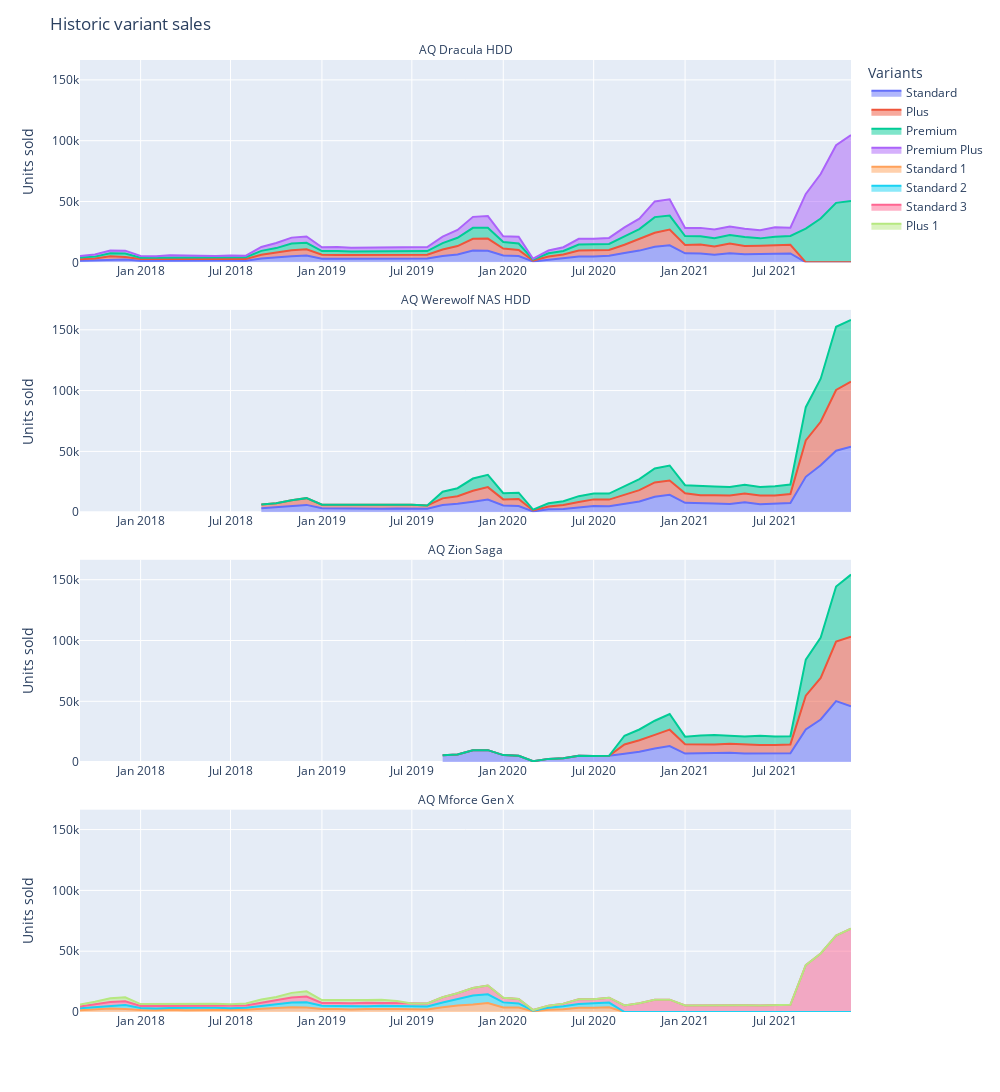

Notebook code cell kept with this figure:
### Markdown cell above
The products with no variants were:
- AQ Zion Saga for it's first year in the market. After that more variants were introduced.
- AQ Mforce Gen X after a few years. It makes sense to simplify the offer on an ageing graphic card.

### Code cell
# Dataframe for the chart
variant_sales_df = pd.read_sql("SELECT display_name, variant, date, variant_sales FROM monthly_sales_full", con)


# Build a stacked area chart with the monthly sales per product.

fig = px.area(data_frame=variant_sales_df,
             x='date',
             y='variant_sales',
             facet_col='display_name',
             facet_col_wrap=1,
             color='variant',
             facet_row_spacing=0.05,
             width=1000,
             height=1200,
             )

# Set labels
fig.update_xaxes(title='')
fig.update_yaxes(title='Units sold')

# remove the 'display_name=' part of the label
fig.for_each_annotation(lambda a: a.update(text = a.text.split('=')[1]))

# Show x-axis tick labels on all facets
for axis in fig.layout:
    if axis.startswith('xaxis'):
        fig.layout[axis]['showticklabels'] = True

fig.update_layout(
    title='Historic variant sales',
    legend_title_text='Variants'
)

fig.show()

### Figure 1 — Plotly figure (JSON) as saved in the notebook; plotly's stock layout.template omitted (floating-point values rounded to 4 significant figures)
{"data": [{"fillpattern": {"shape": ""}, "hovertemplate": "variant=Standard<br>display_name=AQ Dracula HDD<br>date=%{x}<br>variant_sales=%{y}<extra></extra>", "legendgroup": "Standard", "line": {"color": "#636efa"}, "marker": {"symbol": "circle"}, "mode": "lines", "name": "Standard", "orientation": "v", "showlegend": true, "stackgroup": "1", "type": "scatter", "x": ["2017-09-01", "2017-10-01", "2017-11-01", "2017-12-01", "2018-01-01", "2018-02-01", "2018-03-01", "2018-04-01", "2018-05-01", "2018-06-01", "2018-07-01", "2018-08-01", "2018-09-01", "2018-10-01", "2018-11-01", "2018-12-01", "2019-01-01", "2019-02-01", "2019-03-01", "2019-04-01", "2019-05-01", "2019-06-01", "2019-07-01", "2019-08-01", "2019-09-01", "2019-10-01", "2019-11-01", "2019-12-01", "2020-01-01", "2020-02-01", "2020-03-01", "2020-04-01", "2020-05-01", "2020-06-01", "2020-07-01", "2020-08-01", "2020-09-01", "2020-10-01", "2020-11-01", "2020-12-01", "2021-01-01", "2021-02-01", "2021-03-01", "2021-04-01", "2021-05-01", "2021-06-01", "2021-07-01", "2021-08-01"], "xaxis": "x4", "y": [1308, 1631, 2435, 2342, 1207, 1353, 1535, 1361, 1297, 1412, 1448, 1335, 3070, 4094, 4876, 5554, 2952, 2948, 2923, 3008, 2730, 3085, 3163, 3205, 5169, 6508, 9735, 9530, 5552, 5107, 750, 2276, 3235, 4685, 4760, 5324, 7569, 9611, 12826, 13943, 7400, 7214, 6199, 7428, 6722, 6753, 7083, 7291], "yaxis": "y4"}, {"fillpattern": {"shape": ""}, "hovertemplate": "variant=Standard<br>display_name=AQ Werewolf NAS HDD<br>date=%{x}<br>variant_sales=%{y}<extra></extra>", "legendgroup": "Standard", "line": {"color": "#636efa"}, "marker": {"symbol": "circle"}, "mode": "lines", "name": "Standard", "orientation": "v", "showlegend": false, "stackgroup": "1", "type": "scatter", "x": ["2018-09-01", "2018-10-01", "2018-11-01", "2018-12-01", "2019-01-01", "2019-02-01", "2019-03-01", "2019-04-01", "2019-05-01", "2019-06-01", "2019-07-01", "2019-08-01", "2019-09-01", "2019-10-01", "2019-11-01", "2019-12-01", "2020-01-01", "2020-02-01", "2020-03-01", "2020-04-01", "2020-05-01", "2020-06-01", "2020-07-01", "2020-08-01", "2020-09-01", "2020-10-01", "2020-11-01", "2020-12-01", "2021-01-01", "2021-02-01", "2021-03-01", "2021-04-01", "2021-05-01", "2021-06-01", "2021-07-01", "2021-08-01", "2021-09-01", "2021-10-01", "2021-11-01", "2021-12-01"], "xaxis": "x3", "y": [3334, 4082, 5248, 6014, 3224, 3106, 2834, 3299, 2903, 3120, 2954, 2814, 5923, 6870, 8566, 10471, 5481, 5064, 691, 2404, 2732, 4126, 5162, 4974, 7171, 8860, 12663, 14246, 7708, 7135, 7060, 6729, 8237, 6614, 6792, 7584, 29093, 38526, 50520, 53861], "yaxis": "y3"}, {"fillpattern": {"shape": ""}, "hovertemplate": "variant=Standard<br>display_name=AQ Zion Saga<br>date=%{x}<br>variant_sales=%{y}<extra></extra>", "legendgroup": "Standard", "line": {"color": "#636efa"}, "marker": {"symbol": "circle"}, "mode": "lines", "name": "Standard", "orientation": "v", "showlegend": false, "stackgroup": "1", "type": "scatter", "x": ["2019-09-01", "2019-10-01", "2019-11-01", "2019-12-01", "2020-01-01", "2020-02-01", "2020-03-01", "2020-04-01", "2020-05-01", "2020-06-01", "2020-07-01", "2020-08-01", "2020-09-01", "2020-10-01", "2020-11-01", "2020-12-01", "2021-01-01", "2021-02-01", "2021-03-01", "2021-04-01", "2021-05-01", "2021-06-01", "2021-07-01", "2021-08-01", "2021-09-01", "2021-10-01", "2021-11-01", "2021-12-01"], "xaxis": "x2", "y": [5534, 6287, 9783, 9838, 5756, 5241, 742, 2647, 3247, 5235, 5024, 5168, 6951, 8446, 11138, 13228, 7046, 7197, 7679, 7622, 7019, 7062, 6574, 7198, 26856, 35057, 50121, 45872], "yaxis": "y2"}, {"fillpattern": {"shape": ""}, "hovertemplate": "variant=Plus<br>display_name=AQ Dracula HDD<br>date=%{x}<br>variant_sales=%{y}<extra></extra>", "legendgroup": "Plus", "line": {"color": "#EF553B"}, "marker": {"symbol": "circle"}, "mode": "lines", "name": "Plus", "orientation": "v", "showlegend": true, "stackgroup": "1", "type": "scatter", "x": ["2017-09-01", "2017-10-01", "2017-11-01", "2017-12-01", "2018-01-01", "2018-02-01", "2018-03-01", "2018-04-01", "2018-05-01", "2018-06-01", "2018-07-01", "2018-08-01", "2018-09-01", "2018-10-01", "2018-11-01", "2018-12-01", "2019-01-01", "2019-02-01", "2019-03-01", "2019-04-01", "2019-05-01", "2019-06-01", "2019-07-01", "2019-08-01", "2019-09-01", "2019-10-01", "2019-11-01", "2019-12-01", "2020-01-01", "2020-02-01", "2020-03-01", "2020-04-01", "2020-05-01", "2020-06-01", "2020-07-01", "2020-08-01", "2020-09-01", "2020-10-01", "2020-11-01", "2020-12-01", "2021-01-01", "2021-02-01", "2021-03-01", "2021-04-01", "2021-05-01", "2021-06-01", "2021-07-01", "2021-08-01"], "xaxis": "x4", "y": [1171, 1577, 2443, 1960, 1491, 1320, 1327, 1246, 1281, 1467, 1329, 1341, 3184, 3740, 5108, 5227, 3228, 3041, 3121, 2981, 3123, 3122, 3012, 3058, 5400, 6861, 9642, 9992, 5747, 5037, 673, 2426, 3158, 5034, 5079, 4853, 6867, 9656, 11464, 12998, 6873, 7391, 6889, 8031, 6737, 6927, 7168, 7123], "yaxis": "y4"}, {"fillpattern": {"shape": ""}, "hovertemplate": "variant=Plus<br>display_name=AQ Werewolf NAS HDD<br>date=%{x}<br>variant_sales=%{y}<extra></extra>", "legendgroup": "Plus", "line": {"color": "#EF553B"}, "marker": {"symbol": "circle"}, "mode": "lines", "name": "Plus", "orientation": "v", "showlegend": false, "stackgroup": "1", "type": "scatter", "x": ["2018-09-01", "2018-10-01", "2018-11-01", "2018-12-01", "2019-01-01", "2019-02-01", "2019-03-01", "2019-04-01", "2019-05-01", "2019-06-01", "2019-07-01", "2019-08-01", "2019-09-01", "2019-10-01", "2019-11-01", "2019-12-01", "2020-01-01", "2020-02-01", "2020-03-01", "2020-04-01", "2020-05-01", "2020-06-01", "2020-07-01", "2020-08-01", "2020-09-01", "2020-10-01", "2020-11-01", "2020-12-01", "2021-01-01", "2021-02-01", "2021-03-01", "2021-04-01", "2021-05-01", "2021-06-01", "2021-07-01", "2021-08-01", "2021-09-01", "2021-10-01", "2021-11-01", "2021-12-01"], "xaxis": "x3", "y": [3015, 3364, 4638, 5550, 2881, 3095, 3052, 2911, 3336, 3294, 3263, 2675, 5468, 6295, 9109, 10132, 5065, 5749, 714, 2249, 3120, 4178, 5376, 5372, 7112, 9244, 11828, 11787, 7791, 6786, 6947, 7039, 7215, 7030, 6923, 7389, 29888, 35850, 49983, 53435], "yaxis": "y3"}, {"fillpattern": {"shape": ""}, "hovertemplate": "variant=Plus<br>display_name=AQ Zion Saga<br>date=%{x}<br>variant_sales=%{y}<extra></extra>", "legendgroup": "Plus", "line": {"color": "#EF553B"}, "marker": {"symbol": "circle"}, "mode": "lines", "name": "Plus", "orientation": "v", "showlegend": false, "stackgroup": "1", "type": "scatter", "x": ["2020-09-01", "2020-10-01", "2020-11-01", "2020-12-01", "2021-01-01", "2021-02-01", "2021-03-01", "2021-04-01", "2021-05-01", "2021-06-01", "2021-07-01", "2021-08-01", "2021-09-01", "2021-10-01", "2021-11-01", "2021-12-01"], "xaxis": "x2", "y": [7507, 9534, 11215, 13455, 7688, 7206, 6805, 7488, 7307, 6999, 7414, 7337, 27723, 34167, 48936, 57301], "yaxis": "y2"}, {"fillpattern": {"shape": ""}, "hovertemplate": "variant=Premium<br>display_name=AQ Dracula HDD<br>date=%{x}<br>variant_sales=%{y}<extra></extra>", "legendgroup": "Premium", "line": {"color": "#00cc96"}, "marker": {"symbol": "circle"}, "mode": "lines", "name": "Premium", "orientation": "v", "showlegend": true, "stackgroup": "1", "type": "scatter", "x": ["2017-09-01", "2017-10-01", "2017-11-01", "2017-12-01", "2018-01-01", "2018-02-01", "2018-03-01", "2018-04-01", "2018-05-01", "2018-06-01", "2018-07-01", "2018-08-01", "2018-09-01", "2018-10-01", "2018-11-01", "2018-12-01", "2019-01-01", "2019-02-01", "2019-03-01", "2019-04-01", "2019-05-01", "2019-06-01", "2019-07-01", "2019-08-01", "2019-09-01", "2019-10-01", "2019-11-01", "2019-12-01", "2020-01-01", "2020-02-01", "2020-03-01", "2020-04-01", "2020-05-01", "2020-06-01", "2020-07-01", "2020-08-01", "2020-09-01", "2020-10-01", "2020-11-01", "2020-12-01", "2021-01-01", "2021-02-01", "2021-03-01", "2021-04-01", "2021-05-01", "2021-06-01", "2021-07-01", "2021-08-01", "2021-09-01", "2021-10-01", "2021-11-01", "2021-12-01"], "xaxis": "x4", "y": [1388, 1453, 2489, 2894, 1142, 1143, 1386, 1426, 1432, 1092, 1428, 1481, 3145, 3851, 5465, 5226, 3073, 3391, 2818, 3054, 3217, 2892, 3085, 2974, 5244, 6835, 8944, 8852, 5450, 5336, 783, 2673, 2923, 4824, 4950, 4934, 6938, 8054, 12863, 11491, 7287, 6785, 6636, 7044, 7332, 6002, 6745, 7304, 27681, 35984, 48859, 50448], "yaxis": "y4"}, {"fillpattern": {"shape": ""}, "hovertemplate": "variant=Premium<br>display_name=AQ Werewolf NAS HDD<br>date=%{x}<br>variant_sales=%{y}<extra></extra>", "legendgroup": "Premium", "line": {"color": "#00cc96"}, "marker": {"symbol": "circle"}, "mode": "lines", "name": "Premium", "orientation": "v", "showlegend": false, "stackgroup": "1", "type": "scatter", "x": ["2019-09-01", "2019-10-01", "2019-11-01", "2019-12-01", "2020-01-01", "2020-02-01", "2020-03-01", "2020-04-01", "2020-05-01", "2020-06-01", "2020-07-01", "2020-08-01", "2020-09-01", "2020-10-01", "2020-11-01", "2020-12-01", "2021-01-01", "2021-02-01", "2021-03-01", "2021-04-01", "2021-05-01", "2021-06-01", "2021-07-01", "2021-08-01", "2021-09-01", "2021-10-01", "2021-11-01", "2021-12-01"], "xaxis": "x3", "y": [5457, 6551, 10005, 10096, 5045, 5227, 746, 2726, 3121, 4878, 4842, 4986, 6933, 9124, 11471, 12373, 6743, 7472, 7145, 6974, 7145, 7084, 7576, 7775, 27388, 35391, 51993, 50744], "yaxis": "y3"}, {"fillpattern": {"shape": ""}, "hovertemplate": "variant=Premium<br>display_name=AQ Zion Saga<br>date=%{x}<br>variant_sales=%{y}<extra></extra>", "legendgroup": "Premium", "line": {"color": "#00cc96"}, "marker": {"symbol": "circle"}, "mode": "lines", "name": "Premium", "orientation": "v", "showlegend": false, "stackgroup": "1", "type": "scatter", "x": ["2020-09-01", "2020-10-01", "2020-11-01", "2020-12-01", "2021-01-01", "2021-02-01", "2021-03-01", "2021-04-01", "2021-05-01", "2021-06-01", "2021-07-01", "2021-08-01", "2021-09-01", "2021-10-01", "2021-11-01", "2021-12-01"], "xaxis": "x2", "y": [7202, 8838, 11678, 12883, 6172, 7538, 7732, 6567, 6661, 7594, 7092, 6734, 29667, 33167, 45287, 51002], "yaxis": "y2"}, {"fillpattern": {"shape": ""}, "hovertemplate": "variant=Premium Plus<br>display_name=AQ Dracula HDD<br>date=%{x}<br>variant_sales=%{y}<extra></extra>", "legendgroup": "Premium Plus", "line": {"color": "#ab63fa"}, "marker": {"symbol": "circle"}, "mode": "lines", "name": "Premium Plus", "orientation": "v", "showlegend": true, "stackgroup": "1", "type": "scatter", "x": ["2017-09-01", "2017-10-01", "2017-11-01", "2017-12-01", "2018-01-01", "2018-02-01", "2018-03-01", "2018-04-01", "2018-05-01", "2018-06-01", "2018-07-01", "2018-08-01", "2018-09-01", "2018-10-01", "2018-11-01", "2018-12-01", "2019-01-01", "2019-02-01", "2019-03-01", "2019-04-01", "2019-05-01", "2019-06-01", "2019-07-01", "2019-08-01", "2019-09-01", "2019-10-01", "2019-11-01", "2019-12-01", "2020-01-01", "2020-02-01", "2020-03-01", "2020-04-01", "2020-05-01", "2020-06-01", "2020-07-01", "2020-08-01", "2020-09-01", "2020-10-01", "2020-11-01", "2020-12-01", "2021-01-01", "2021-02-01", "2021-03-01", "2021-04-01", "2021-05-01", "2021-06-01", "2021-07-01", "2021-08-01", "2021-09-01", "2021-10-01", "2021-11-01", "2021-12-01"], "xaxis": "x4", "y": [1370, 1811, 2275, 2376, 1383, 1240, 1590, 1557, 1102, 1283, 1305, 1242, 3183, 4178, 4846, 5283, 3089, 3235, 3085, 3051, 3055, 3076, 2968, 3359, 5244, 6388, 9047, 9633, 4638, 5533, 772, 2275, 3083, 4782, 4636, 4930, 7320, 8612, 12903, 13379, 6601, 6915, 7171, 6972, 6859, 6730, 7749, 6720, 28543, 36631, 47383, 54178], "yaxis": "y4"}, {"fillpattern": {"shape": ""}, "hovertemplate": "variant=Standard 1<br>display_name=AQ Mforce Gen X<br>date=%{x}<br>variant_sales=%{y}<extra></extra>", "legendgroup": "Standard 1", "line": {"color": "#FFA15A"}, "marker": {"symbol": "circle"}, "mode": "lines", "name": "Standard 1", "orientation": "v", "showlegend": true, "stackgroup": "1", "type": "scatter", "x": ["2017-09-01", "2017-10-01", "2017-11-01", "2017-12-01", "2018-01-01", "2018-02-01", "2018-03-01", "2018-04-01", "2018-05-01", "2018-06-01", "2018-07-01", "2018-08-01", "2018-09-01", "2018-10-01", "2018-11-01", "2018-12-01", "2019-01-01", "2019-02-01", "2019-03-01", "2019-04-01", "2019-05-01", "2019-06-01", "2019-07-01", "2019-08-01", "2019-09-01", "2019-10-01", "2019-11-01", "2019-12-01", "2020-01-01", "2020-02-01", "2020-03-01", "2020-04-01", "2020-05-01", "2020-06-01", "2020-07-01", "2020-08-01"], "xaxis": "x", "y": [1460, 2041, 2873, 2563, 1614, 1348, 1819, 1529, 1577, 1773, 1479, 1766, 2574, 3177, 3908, 3729, 2549, 2492, 2155, 2430, 2637, 2486, 2178, 2138, 3823, 5418, 6156, 7419, 3679, 3660, 579, 1889, 2251, 3483, 3534, 3867], "yaxis": "y"}, {"fillpattern": {"shape": ""}, "hovertemplate": "variant=Standard 2<br>display_name=AQ Mforce Gen X<br>date=%{x}<br>variant_sales=%{y}<extra></extra>", "legendgroup": "Standard 2", "line": {"color": "#19d3f3"}, "marker": {"symbol": "circle"}, "mode": "lines", "name": "Standard 2", "orientation": "v", "showlegend": true, "stackgroup": "1", "type": "scatter", "x": ["2017-09-01", "2017-10-01", "2017-11-01", "2017-12-01", "2018-01-01", "2018-02-01", "2018-03-01", "2018-04-01", "2018-05-01", "2018-06-01", "2018-07-01", "2018-08-01", "2018-09-01", "2018-10-01", "2018-11-01", "2018-12-01", "2019-01-01", "2019-02-01", "2019-03-01", "2019-04-01", "2019-05-01", "2019-06-01", "2019-07-01", "2019-08-01", "2019-09-01", "2019-10-01", "2019-11-01", "2019-12-01", "2020-01-01", "2020-02-01", "2020-03-01", "2020-04-01", "2020-05-01", "2020-06-01", "2020-07-01", "2020-08-01"], "xaxis": "x", "y": [1669, 1971, 2204, 3122, 1768, 1581, 1547, 1620, 1836, 1648, 1623, 1726, 2489, 2970, 3809, 4249, 2593, 2415, 2417, 2313, 2400, 2407, 2472, 2346, 4064, 5296, 7377, 7080, 4222, 3382, 489, 1657, 2434, 3183, 3482, 3864], "yaxis": "y"}, {"fillpattern": {"shape": ""}, "hovertemplate": "variant=Standard 3<br>display_name=AQ Mforce Gen X<br>date=%{x}<br>variant_sales=%{y}<extra></extra>", "legendgroup": "Standard 3", "line": {"color": "#FF6692"}, "marker": {"symbol": "circle"}, "mode": "lines", "name": "Standard 3", "orientation": "v", "showlegend": true, "stackgroup": "1", "type": "scatter", "x": ["2017-09-01", "2017-10-01", "2017-11-01", "2017-12-01", "2018-01-01", "2018-02-01", "2018-03-01", "2018-04-01", "2018-05-01", "2018-06-01", "2018-07-01", "2018-08-01", "2018-09-01", "2018-10-01", "2018-11-01", "2018-12-01", "2019-01-01", "2019-02-01", "2019-03-01", "2019-04-01", "2019-05-01", "2019-06-01", "2019-07-01", "2019-08-01", "2019-09-01", "2019-10-01", "2019-11-01", "2019-12-01", "2020-01-01", "2020-02-01", "2020-03-01", "2020-04-01", "2020-05-01", "2020-06-01", "2020-07-01", "2020-08-01", "2020-09-01", "2020-10-01", "2020-11-01", "2020-12-01", "2021-01-01", "2021-02-01", "2021-03-01", "2021-04-01", "2021-05-01", "2021-06-01", "2021-07-01", "2021-08-01", "2021-09-01", "2021-10-01", "2021-11-01", "2021-12-01"], "xaxis": "x", "y": [1465, 2270, 3084, 3177, 1552, 2046, 1670, 1519, 1616, 1762, 1731, 1775, 2537, 3314, 4138, 4772, 2309, 2469, 2523, 2775, 2398, 2451, 2401, 2476, 4232, 4749, 6212, 7311, 3799, 3592, 534, 1683, 2189, 3720, 3539, 4021, 5421, 7129, 10007, 10167, 5400, 5564, 5562, 5874, 5580, 5424, 5768, 5961, 38538, 48098, 62828, 68619], "yaxis": "y"}, {"fillpattern": {"shape": ""}, "hovertemplate": "variant=Plus 1<br>display_name=AQ Mforce Gen X<br>date=%{x}<br>variant_sales=%{y}<extra></extra>", "legendgroup": "Plus 1", "line": {"color": "#B6E880"}, "marker": {"symbol": "circle"}, "mode": "lines", "name": "Plus 1", "orientation": "v", "showlegend": true, "stackgroup": "1", "type": "scatter", "x": ["2017-09-01", "2017-10-01", "2017-11-01", "2017-12-01", "2018-01-01", "2018-02-01", "2018-03-01", "2018-04-01", "2018-05-01", "2018-06-01", "2018-07-01", "2018-08-01", "2018-09-01", "2018-10-01", "2018-11-01", "2018-12-01", "2019-01-01", "2019-02-01", "2019-03-01", "2019-04-01", "2019-05-01", "2019-06-01"], "xaxis": "x", "y": [1594, 2106, 3209, 3181, 1556, 1626, 1729, 2024, 1706, 1581, 1478, 1752, 2609, 2842, 3866, 4301, 2375, 2320, 2427, 2354, 2721, 1650], "yaxis": "y"}], "layout": {"annotations": [{"font": {}, "showarrow": false, "text": "AQ Mforce Gen X", "x": 0.5, "xanchor": "center", "xref": "paper", "y": 0.2125, "yanchor": "bottom", "yref": "paper"}, {"font": {}, "showarrow": false, "text": "AQ Zion Saga", "x": 0.5, "xanchor": "center", "xref": "paper", "y": 0.475, "yanchor": "bottom", "yref": "paper"}, {"font": {}, "showarrow": false, "text": "AQ Werewolf NAS HDD", "x": 0.5, "xanchor": "center", "xref": "paper", "y": 0.7375, "yanchor": "bottom", "yref": "paper"}, {"font": {}, "showarrow": false, "text": "AQ Dracula HDD", "x": 0.5, "xanchor": "center", "xref": "paper", "y": 1, "yanchor": "bottom", "yref": "paper"}], "height": 1200, "legend": {"title": {"text": "Variants"}, "tracegroupgap": 0}, "margin": {"t": 60}, "title": {"text": "Historic variant sales"}, "width": 1000, "xaxis": {"anchor": "y", "domain": [0, 1], "showticklabels": true, "title": {"text": ""}}, "xaxis2": {"anchor": "y2", "domain": [0, 1], "matches": "x", "showticklabels": true, "title": {"text": ""}}, "xaxis3": {"anchor": "y3", "domain": [0, 1], "matches": "x", "showticklabels": true, "title": {"text": ""}}, "xaxis4": {"anchor": "y4", "domain": [0, 1], "matches": "x", "showticklabels": true, "title": {"text": ""}}, "yaxis": {"anchor": "x", "domain": [0, 0.2125], "title": {"text": "Units sold"}}, "yaxis2": {"anchor": "x2", "domain": [0.2625, 0.475], "matches": "y", "title": {"text": "Units sold"}}, "yaxis3": {"anchor": "x3", "domain": [0.525, 0.7375], "matches": "y", "title": {"text": "Units sold"}}, "yaxis4": {"anchor": "x4", "domain": [0.7875, 1], "matches": "y", "title": {"text": "Units sold"}}}}
